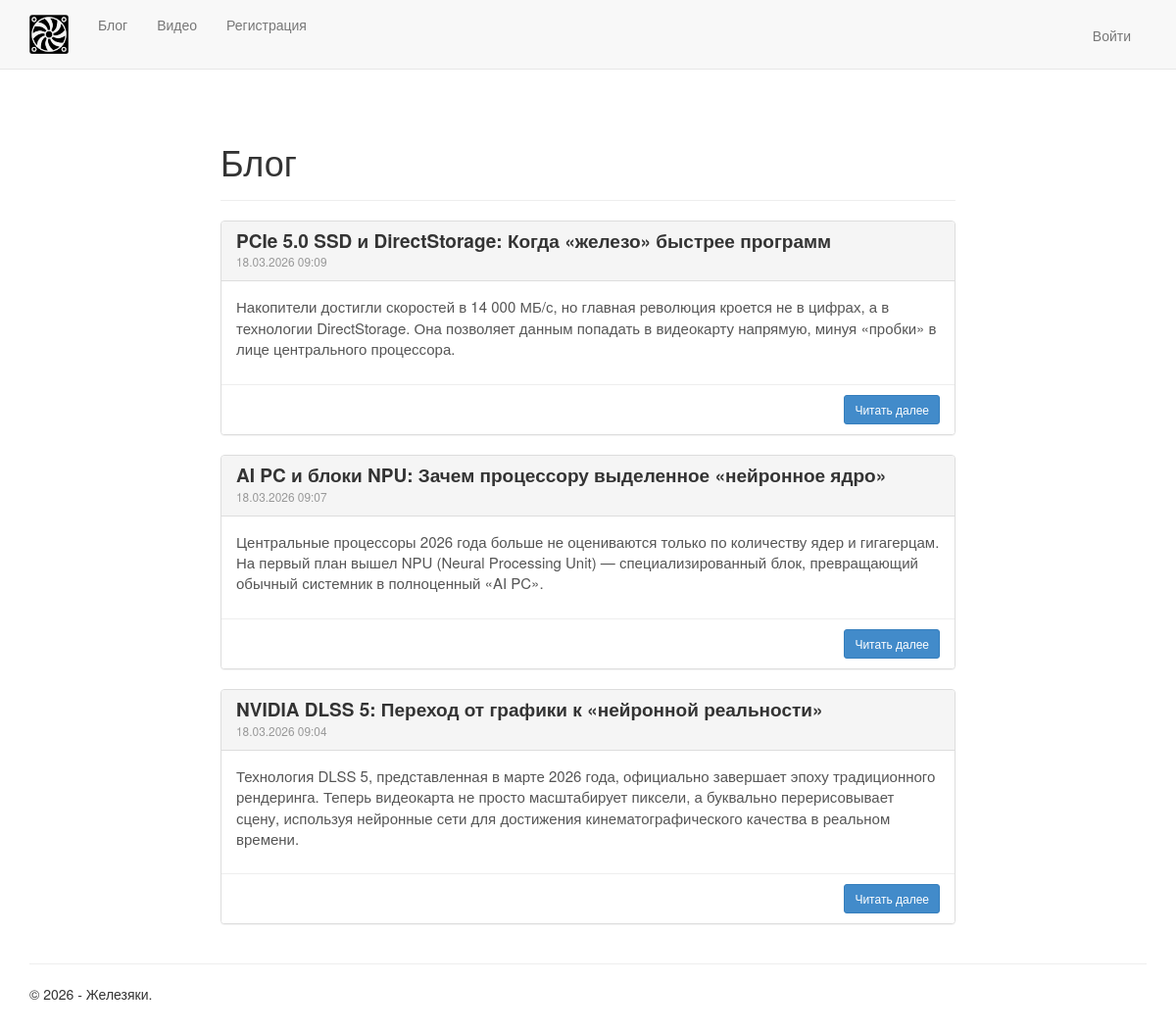
Screenshot of /blog/ with the database file from the repository.
### app/models.py (models this page shows, shortened)
class Blog(models.Model):
    author = models.ForeignKey(User, null=True, blank=True, on_delete = models.SET_NULL, verbose_name = "Автор")
    title = models.CharField(max_length = 100, unique_for_date = "posted", verbose_name = "Заголовок")
    description = models.TextField(verbose_name = "Краткое содержание")
    content = models.TextField(verbose_name = "Полное содержание")
    posted = models.DateTimeField(default = datetime.now(), db_index = True, verbose_name = "Опубликована")
    image = models.FileField(default = 'temp.jpg', verbose_name = "Путь к картине")
    class Meta:
        db_table = "Posts"
        ordering = ["-posted"]
        verbose_name = "статья блога"
        verbose_name_plural = "статьи блога"

### app/views.py (the view)
# urls.py: path('blog/', views.blog, name='blog'),
def blog(request):
    assert isinstance(request, HttpRequest)
    posts = Blog.objects.all()
    return render(
        request,
        'app/blog.html',
        {
            'title': 'Блог',
            'posts': posts,  # Передача списка статей в шаблон веб-страницы
            'year': datetime.now().year,
        }
    )

### app/templates/app/blog.html
{% extends "app/layout.html" %}
{% block content %}
<div class="row">
    <div class="col-md-8 col-md-offset-2">
        <div class="page-header">
            <h1>{{ title }}</h1>
        </div>
        {% for post in posts %}
        <div class="panel panel-default">
            <div class="panel-heading">
                <h3 class="panel-title" style="font-weight: bold; font-size: 19px;">
                    {{ post.title }}
                </h3>
                <small class="text-muted">{{ post.posted|date:"d.m.Y H:i" }}</small>
            </div>
            <div class="panel-body">
                <p style="font-size: 15px; color: #555;">{{ post.description }}</p>
            </div>
            <div class="panel-footer" style="background-color: #fff; border-top: 1px solid #eee; overflow: auto;">
                <a href="{% url 'blogpost' parametr=post.id %}" class="btn btn-primary btn-sm pull-right">
                    Читать далее
                </a>
            </div>
        </div>
        {% endfor %}
    </div>
</div>
{% endblock %}

### app/static/app/content/site.css (style rules this page uses)
body { padding-top: 100px; padding-bottom: 20px; }

### rows the page displays
Blog: title "PCIe 5.0 SSD и DirectStorage: Когда «железо» быстрее программ", posted "18.03.2026 09:09", description "Накопители достигли скоростей в 14 000 МБ/с, но главная революция кроется не в цифрах, а в технологии DirectStorage. Она позволяет данным попадать в видеокарту напрямую, минуя «пробки» в лице центрального процессора."
Blog: title "AI PC и блоки NPU: Зачем процессору выделенное «нейронное ядро»", posted "18.03.2026 09:07", description "Центральные процессоры 2026 года больше не оцениваются только по количеству ядер и гигагерцам. На первый план вышел NPU (Neural Processing Unit) — специализированный блок, превращающий обычный системник в полноценный «AI PC»."
Blog: title "NVIDIA DLSS 5: Переход от графики к «нейронной реальности»", posted "18.03.2026 09:04", description "Технология DLSS 5, представленная в марте 2026 года, официально завершает эпоху традиционного рендеринга. Теперь видеокарта не просто масштабирует пиксели, а буквально перерисовывает сцену, используя нейронные сети для достижения кинематографического качества в реальном времени."

### other values shown
{{ title }} "Блог"
